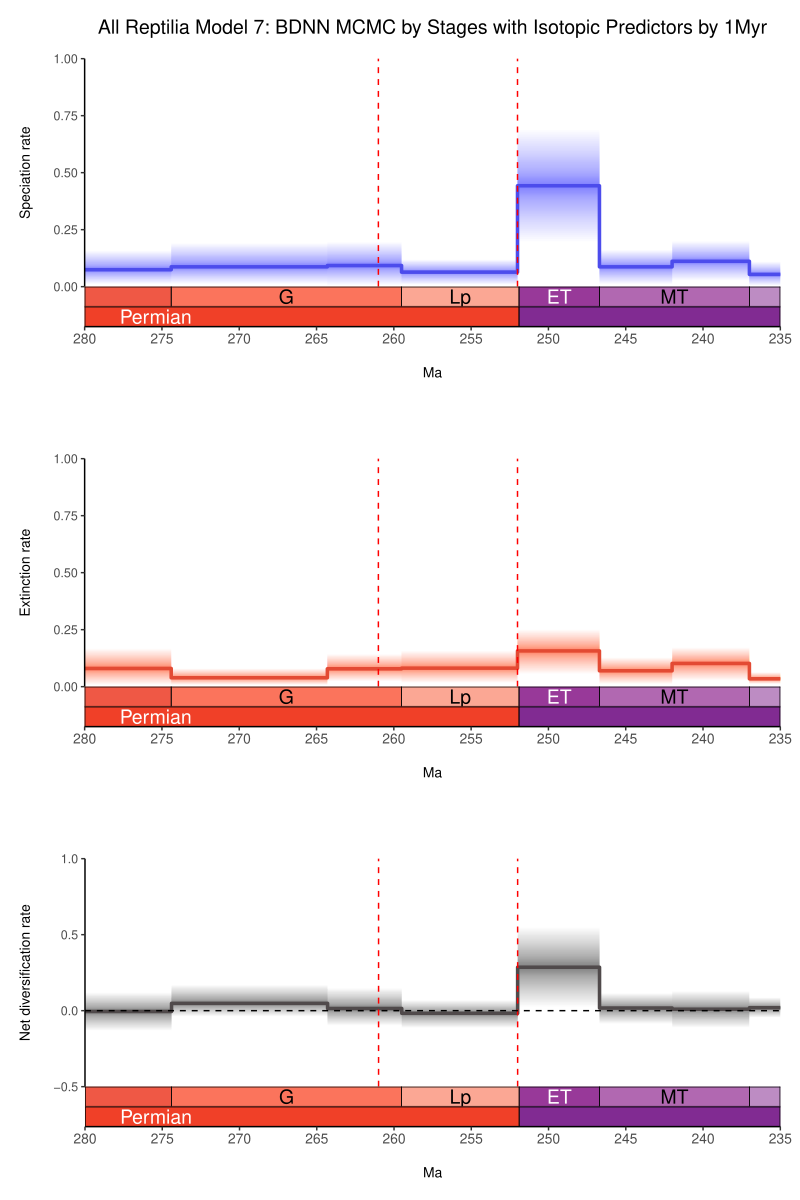

The script that saved this image:
library(ggplot2)
library(scales)
library(gridExtra)
library(deeptime)
library(gtable)
library(grid)

##############  PREPPING DATA VECTORS, COPY IN THE PATH TO THE RTT SCRIPT
rtt_text <- readLines("C:\\Users\\SimoesLabAdmin\\Documents\\pt_diversity_rates\\updated_occurrence_analyses\\model_7\\isotopic_pt_1myr\\reptilia_all\\RTTs\\combined_10_RTT.r", warn = FALSE)

# Search for lines in rtt_text that contain any of the vectors we need
# Note that vectors in BDNN, RJMCMC, and non-BDNN/non-RJMCMC models have different names, so we'll need to do some transformations and conditionals
# age = time (should be negative, descending, so -1, -2, for ex)
# L = Speciation, M = extinction, R = netdiversification, M95 = max 95% HPD, m95 = min 95% HPD, mean = rate (central line)

# Searching for NON-BDNN, NON-RJMCMC VECTORS
L_hpd_m95 <- grep("^\\s*L_hpd_m95\\s*=", rtt_text, value = TRUE)
L_hpd_M95 <- grep("^\\s*L_hpd_M95\\s*=", rtt_text, value = TRUE)
L_mean <- grep("^\\s*L_mean\\s*=", rtt_text, value = TRUE)
M_hpd_m95 <- grep("^\\s*M_hpd_m95\\s*=", rtt_text, value = TRUE)
M_hpd_M95 <- grep("^\\s*M_hpd_M95\\s*=", rtt_text, value = TRUE)
M_mean <- grep("^\\s*M_mean\\s*=", rtt_text, value = TRUE)
R_hpd_m95 <- grep("^\\s*R_hpd_m95\\s*=", rtt_text, value = TRUE)
R_hpd_M95 <- grep("^\\s*R_hpd_M95\\s*=", rtt_text, value = TRUE)
R_mean <- grep("^\\s*R_mean\\s*=", rtt_text, value = TRUE)
age <- grep("^\\s*age\\s*=", rtt_text, value = TRUE)

# Searching for BDNN VECTORS
time_vec <- grep("^\\s*time_vec\\s*=", rtt_text, value = TRUE)
sp_mean <- grep("^\\s*sp_mean\\s*=", rtt_text, value = TRUE)
ex_mean <- grep("^\\s*ex_mean\\s*=", rtt_text, value = TRUE)
div_mean <- grep("^\\s*div_mean\\s*=", rtt_text, value = TRUE)
sp_lwr <- grep("^\\s*sp_lwr\\s*=", rtt_text, value = TRUE)
ex_lwr <- grep("^\\s*ex_lwr\\s*=", rtt_text, value = TRUE)
div_lwr <- grep("^\\s*div_lwr\\s*=", rtt_text, value = TRUE)
sp_upr <- grep("^\\s*sp_upr\\s*=", rtt_text, value = TRUE)
ex_upr <- grep("^\\s*ex_upr\\s*=", rtt_text, value = TRUE)
div_upr <- grep("^\\s*div_upr\\s*=", rtt_text, value = TRUE)

# Search for RJMCMC VECTORS
time <- grep("^\\s*time\\s*=", rtt_text, value = TRUE)
rate <- grep("^\\s*rate\\s*=", rtt_text, value = TRUE)
minHPD <- grep("^\\s*minHPD\\s*=", rtt_text, value = TRUE)
maxHPD <- grep("^\\s*maxHPD\\s*=", rtt_text, value = TRUE)
# All the RJMCMC div vectors have net_ prefix
net_rate <- grep("^\\s*net_rate\\s*=", rtt_text, value = TRUE)  
net_minHPD <- grep("^\\s*net_minHPD\\s*=", rtt_text, value = TRUE)
net_maxHPD <- grep("^\\s*net_maxHPD\\s*=", rtt_text, value = TRUE)

# Execute NON-BDNN, NON-RJMCMC vectors only if all those vectors were found/exist
if (length(L_hpd_m95) > 0 && length(L_hpd_M95) > 0 && length(L_mean) > 0 &&
    length(M_hpd_m95) > 0 && length(M_hpd_M95) > 0 && length(M_mean) > 0 &&
    length(R_hpd_m95) > 0 && length(R_hpd_M95) > 0 && length(R_mean) > 0 &&
    length(age) > 0) {
  
  eval(parse(text = L_hpd_m95))
  eval(parse(text = L_hpd_M95))
  eval(parse(text = L_mean))
  eval(parse(text = M_hpd_m95))
  eval(parse(text = M_hpd_M95))
  eval(parse(text = M_mean))
  eval(parse(text = R_hpd_m95))
  eval(parse(text = R_hpd_M95))
  eval(parse(text = R_mean))
  eval(parse(text = age))
  
  print("Non-BDNN, Non-RJMCMC vectors loaded successfully.")
  
  # Execute BDNN vectors only if all those vectors were found/exist AND the first condition was not met
} else if (length(time_vec) > 0 && length(sp_mean) > 0 && length(ex_mean) > 0 &&
           length(div_mean) > 0 && length(sp_lwr) > 0 && length(ex_lwr) > 0 &&
           length(div_lwr) > 0 && length(sp_upr) > 0 && length(ex_upr) > 0 &&
           length(div_upr) > 0) {
  
  eval(parse(text = time_vec))
  time_vec <- -time_vec  # Convert to negative time for plotting  
  eval(parse(text = sp_mean))
  eval(parse(text = ex_mean))
  eval(parse(text = div_mean))
  eval(parse(text = sp_lwr))
  eval(parse(text = ex_lwr))
  eval(parse(text = div_lwr))
  eval(parse(text = sp_upr))
  eval(parse(text = ex_upr))
  eval(parse(text = div_upr))
  # Now reverse all of these vectors
  time_vec <- rev(time_vec)
  sp_mean <- rev(sp_mean)
  ex_mean <- rev(ex_mean)
  div_mean <- rev(div_mean)
  sp_lwr <- rev(sp_lwr)
  ex_lwr <- rev(ex_lwr)
  div_lwr <- rev(div_lwr)
  sp_upr <- rev(sp_upr)
  ex_upr <- rev(ex_upr)
  div_upr <- rev(div_upr)
  # RENAME the BDNN vectors to match the NON-BDNN, Non-RJMCMC vectors so that the following graphing code works
  L_hpd_m95 <- sp_lwr
  L_hpd_M95 <- sp_upr
  L_mean <- sp_mean
  M_hpd_m95 <- ex_lwr
  M_hpd_M95 <- ex_upr
  M_mean <- ex_mean
  R_hpd_m95 <- div_lwr
  R_hpd_M95 <- div_upr
  R_mean <- div_mean
  age <- time_vec
  
  print("BDNN vectors loaded successfully.")
  
  # Execute RJMCMC vectors only if all those vectors were found/exist AND the previous conditions were not met
} else if (length(time) > 2 && length(rate) > 2 && length(minHPD) > 2 &&
           length(maxHPD) > 2) {
  # The grep found multiple lines, so we need to parse them
  # Parse and create numbered variables for each of the vars found
  for (i in seq_along(rate)) {
    rhs <- sub("^\\s*rate\\s*=\\s*", "", rate[i])
    assign(paste0("rate_", i), eval(parse(text = rhs)))
  }
  
  for (i in seq_along(minHPD)) {
    rhs <- sub("^\\s*minHPD\\s*=\\s*", "", minHPD[i])
    assign(paste0("minHPD_", i), eval(parse(text = rhs)))
  }
  
  for (i in seq_along(maxHPD)) {
    rhs <- sub("^\\s*maxHPD\\s*=\\s*", "", maxHPD[i])
    assign(paste0("maxHPD_", i), eval(parse(text = rhs)))
  }
  
  L_mean <- rate_1
  M_mean <- rate_2
  L_hpd_m95 <- minHPD_1
  L_hpd_M95 <- maxHPD_1
  M_hpd_m95 <- minHPD_2
  M_hpd_M95 <- maxHPD_2
  
  age <- eval(parse(text = sub("^\\s*time\\s*=\\s*", "", grep("^\\s*time\\s*=", rtt_text, value = TRUE)[1])))
  R_mean <- eval(parse(text = sub("^\\s*net_rate\\s*=\\s*", "", grep("^\\s*net_rate\\s*=", rtt_text, value = TRUE))))
  R_hpd_m95 <- eval(parse(text = sub("^\\s*net_minHPD\\s*=\\s*", "", grep("^\\s*net_minHPD\\s*=", rtt_text, value = TRUE))))
  R_hpd_M95 <- eval(parse(text = sub("^\\s*net_maxHPD\\s*=\\s*", "", grep("^\\s*net_maxHPD\\s*=\\s*", rtt_text, value = TRUE))))
  
  print("RJMCMC vectors loaded successfully.")
  
} else {
  print("No complete set of vectors found in the provided RTT script.")
}

# Mass extinction events
perm_trias_extinction <- -252 
guadalupian_extinction <- -261

# Custom tick positions
x_ticks <- seq(-300, -200, by=5) ###################### CHANGE THIS TO MODIFY X TICKS
x_tick_labels <- abs(x_ticks)

# Modified plot_RTT function that returns data for ggplot
get_RTT_data <- function(age, hpd_M, hpd_m, mean_m, color) {
    N <- 100
    beta <- (1:(N-1))/N
    alpha_shape <- 0.25
    cat <- 1-(beta^(1./alpha_shape))
    
    # Create data frame for the polygons
    poly_data <- data.frame()
    
    for (i in 1:(N-1)) {
        trans <- 1/N + 2/N
        upper <- hpd_M-((hpd_M-mean_m)*cat[i])
        lower <- hpd_m+((mean_m-hpd_m)*cat[i])
        
        temp_df <- data.frame(
            age = c(age, rev(age)),
            y = c(upper, rev(lower)),
            group = i,
            alpha = trans
        )
        poly_data <- rbind(poly_data, temp_df)
    }
    
    return(list(poly_data = poly_data, mean_data = data.frame(age = age, y = mean_m)))
}

# Create plotting data for each rate
L_data <- get_RTT_data(age, L_hpd_M95, L_hpd_m95, L_mean, "#4c4cec")
M_data <- get_RTT_data(age, M_hpd_M95, M_hpd_m95, M_mean, "#e34a33")
R_data <- get_RTT_data(age, R_hpd_M95, R_hpd_m95, R_mean, "#504A4B")

# Function to create each plot with smooth polygons and geological timescale
create_plot_with_geo <- function(poly_data, mean_data, color, title, ylab, ylim, show_x_axis = FALSE) {
  # Create main plot
  main_plot <- ggplot() +
    # Plot the HPD intervals with transparency gradient
    geom_polygon(data = poly_data, 
                aes(x = age, y = y, group = group, alpha = alpha), 
                fill = color, na.rm = TRUE) +
    # Plot the mean line
    geom_line(data = mean_data, 
             aes(x = age, y = y), 
             color = color, size = 1.2, lineend = "round") +
    # Add mass extinction lines
    geom_vline(xintercept = guadalupian_extinction, 
               color = "red", linetype = "dashed") +
    geom_vline(xintercept = perm_trias_extinction, 
               color = "red", linetype = "dashed", size = 0.5) +
    # Custom x-axis
    scale_x_continuous(breaks = x_ticks, labels = if(show_x_axis) x_tick_labels else NULL, 
                      limits = c(-300, -200), name = if(show_x_axis) "Ma" else NULL) +
    # Labels and titles
    labs(title = title, y = ylab) +
    # Set y limits with coord_cartesian for smooth polygons
    coord_cartesian(ylim = ylim, xlim = c(-300, -200), expand = FALSE) +
    # Remove legend and adjust alpha scale
    scale_alpha_continuous(range = c(0.005, 0.05), guide = "none") +
    # Theme adjustments
    theme_classic() +
    theme(
      text = element_text(size = 10),
      axis.text.x = if(show_x_axis) element_text(size = 10) else element_blank(),
      axis.ticks.x = if(show_x_axis) element_line() else element_blank(),
      axis.text.y = element_text(size = 9),
      axis.title = element_text(size = 10),
      axis.title.x = element_text(size = 10, margin = margin(t = 15)),
      axis.title.y = element_text(margin = margin(r = 15)),
      plot.title = element_text(size = 14, hjust = 0.5, margin = margin(b = 15)),
      plot.margin = unit(c(0.5, 0.5, if(show_x_axis) 0.5 else 0.1, 0.5), "cm"), # unit(c(top, right, bottom, left), "unit")
      panel.grid.major = element_blank(),
      panel.grid.minor = element_blank()
    )
  
  # Add horizontal line for net diversification plot
  if (ylab == "Net diversification rate") {
    main_plot <- main_plot + geom_hline(yintercept = 0, linetype = "dashed", color = "black")
  }
  
  # Add geological timescale directly to the plot
  main_plot <- main_plot + 
  # Custom x-axis 
    coord_geo(
      dat = list("international epochs", "international periods"),
      expand= FALSE,
      abbrv = list(TRUE, FALSE),
      pos = list("bottom", "bottom"),
      alpha = 1,
      ylim = ylim, ######### COMMENT THIS OUT TO AUTO-SCALE Y AXIS (even if you pass a ylim argument, if this is commented out, it will auto-scale based on data vectors)
      height = unit(1, "line"),
      neg = TRUE,
      xlim = c(-280, -235)) ############################# CHANGE THIS TO MODIFY X LIMITS, I.E., TIME FRAME
  
  return(main_plot)
}

############# CALL THE FUNCTION WITH CUSTOM ARGUMENTS
############# TITLE, YLIM
p1 <- create_plot_with_geo(L_data$poly_data, L_data$mean_data, "#4c4cec", 
                         "All Reptilia Model 7: BDNN MCMC by Stages with Isotopic Predictors by 1Myr", 
                         "Speciation rate", c(0, 1), show_x_axis = TRUE) 

p2 <- create_plot_with_geo(M_data$poly_data, M_data$mean_data, "#e34a33", 
                         "", "Extinction rate", c(0, 1), show_x_axis = TRUE)

p3 <- create_plot_with_geo(R_data$poly_data, R_data$mean_data, "#504A4B", 
                         "", "Net diversification rate", c(-0.5, 1), show_x_axis = TRUE)

# Combine all plots
final_plot <- grid.arrange(
  p1, p2, p3,
  ncol = 1,
  heights = c(1, 1, 1) 
)

############# SAVE TO CUSTOM PDF PATH
pdf(file = "C:\\Users\\SimoesLabAdmin\\Documents\\pt_diversity_rates\\updated_occurrence_analyses\\model_7\\isotopic_pt_1myr\\reptilia_all\\RTTs\\combined_10_RTT_deeptime.pdf", 
    width = 8, height = 12)
grid.draw(final_plot)
dev.off()
